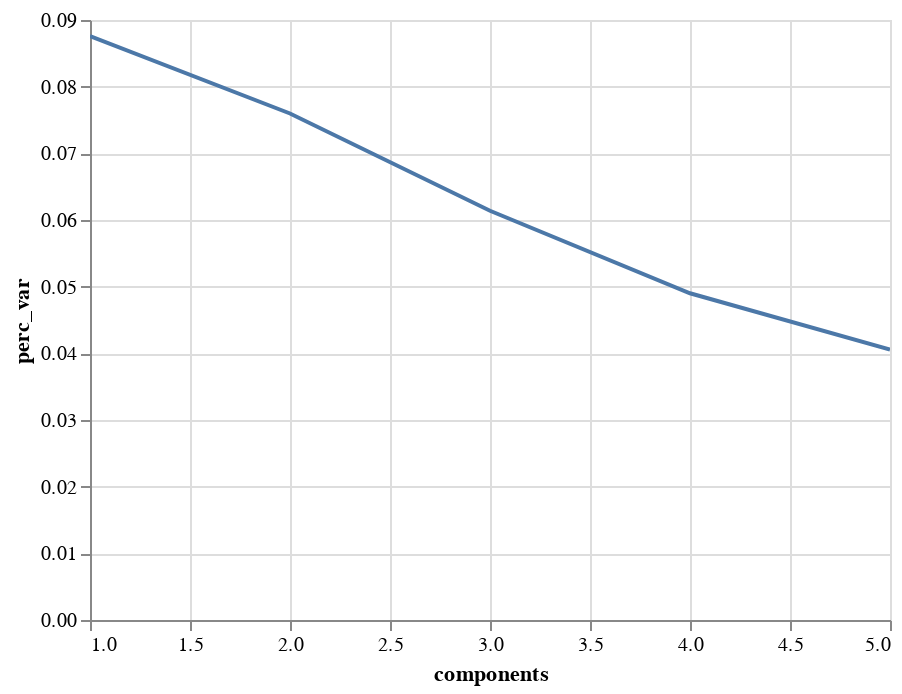

The code cell stored with this chart in its notebook:
### Code cell
## Create scree plot with altair, elbow at 3
chart = altair.Chart(pc_df).mark_line().encode(x="components",
                                    y="perc_var").interactive()
# altair_saver.save(chart, "skeePlot.png")
chart

### Figure 1 — Vega-Lite specification as saved in the notebook (floating-point values rounded to 4 significant figures)
{"config": {"view": {"continuousWidth": 400, "continuousHeight": 300}}, "data": {"name": "data-b0ac50157ed661d801384402b862493a"}, "mark": "line", "encoding": {"x": {"type": "quantitative", "field": "components"}, "y": {"type": "quantitative", "field": "perc_var"}}, "selection": {"selector001": {"type": "interval", "bind": "scales", "encodings": ["x", "y"]}}, "$schema": "https://vega.github.io/schema/vega-lite/v4.8.1.json", "datasets": {"data-b0ac50157ed661d801384402b862493a": [{"components": 1, "perc_var": 0.0876}, {"components": 2, "perc_var": 0.07598}, {"components": 3, "perc_var": 0.06138}, {"components": 4, "perc_var": 0.04901}, {"components": 5, "perc_var": 0.04056}]}}
